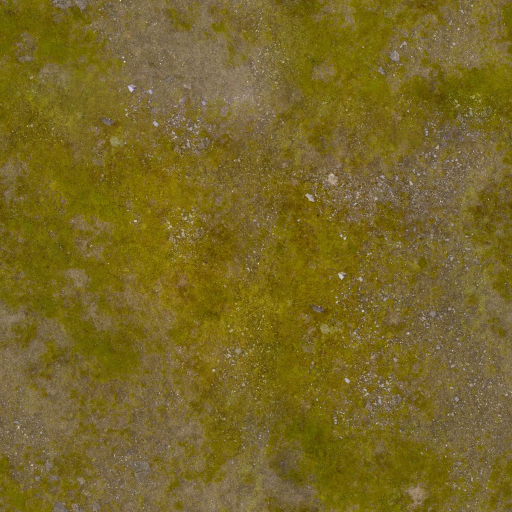
#> input picture assets/materials/aerial_grass_rock_c.webp, 1024 x 1024 px, given in place of aerial_grass_rock_c.webp_off.png, which was not available (shown at 1/2 size)
$ python sbs.py ../assets/materials/aerial_grass_rock_c.webp
#> lines starting #> are read from the running program, lines starting #| are printed output that depends on the picture; pictures that were not available may be replaced by others from this repository, and a replacement may not be noted
"""Side-by-side review images from shot pairs: shots/<name>_off.png | shots/<name>_on.png → shots/sbs_<name>.jpg.

usage: python tools/sbs.py name [name ...] [--labels "before" "after"]
"""
import os, sys
from PIL import Image, ImageDraw, ImageFont

SH = os.path.join(os.path.dirname(os.path.dirname(os.path.abspath(__file__))), 'shots')
args = sys.argv[1:]
labels = ('procedural (before)', 'photo materials (after)')
if '--labels' in args:
    i = args.index('--labels'); labels = (args[i + 1], args[i + 2]); args = args[:i] + args[i + 3:]
try:
    font = ImageFont.truetype('DejaVuSans-Bold.ttf', 26)
except OSError:
    font = ImageFont.load_default()
for name in args:
    a = Image.open(os.path.join(SH, f'{name}_off.png')).convert('RGB')
#> a is the input picture: PIL image 1024x1024 RGB; mean R, G, B 119.2, 102.2, 38.3
    b = Image.open(os.path.join(SH, f'{name}_on.png')).convert('RGB')
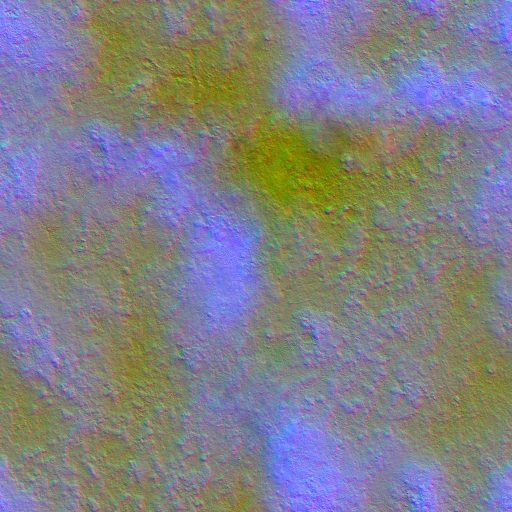
#> input picture assets/materials/aerial_grass_rock_n.webp, 1024 x 1024 px, given in place of aerial_grass_rock_c.webp_on.png, which was not available (shown at 1/2 size)
#> b is the input picture: PIL image 1024x1024 RGB; mean R, G, B 127.3, 127.7, 133.9
    w, h = a.size[0] // 2, a.size[1] // 2
#> w = 512; h = 512
    S = Image.new('RGB', (w * 2 + 8, h), (18, 18, 18))
#> S: PIL image 1032x512 RGB; every value is 18
    S.paste(a.resize((w, h), Image.LANCZOS), (0, 0)); S.paste(b.resize((w, h), Image.LANCZOS), (w + 8, 0))
#> after `S.paste(a.resize((w, h), Image.LANCZOS), (0, 0))`:
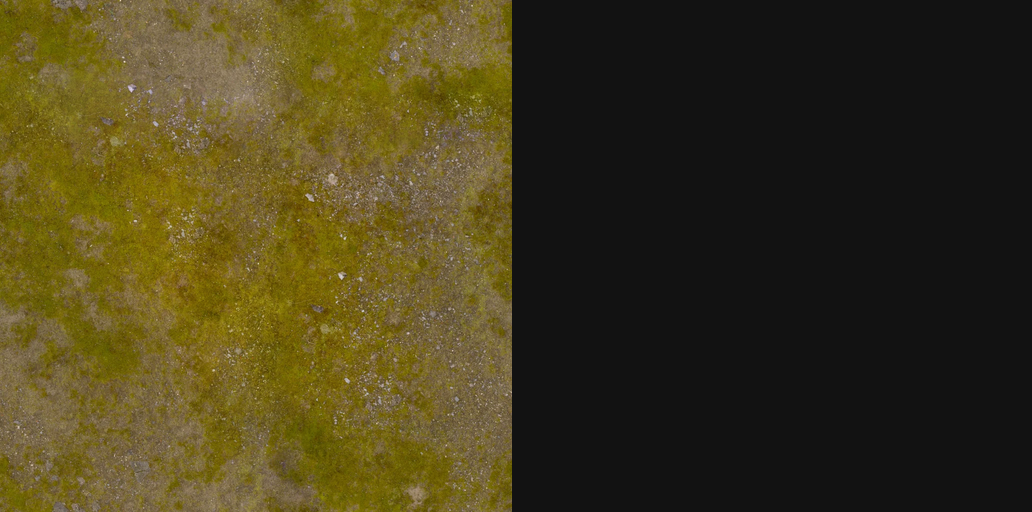
#> S: PIL image 1032x512 RGB; mean R, G, B 68.2, 59.8, 28.1
#> after `S.paste(b.resize((w, h), Image.LANCZOS), (w + 8, 0))`:
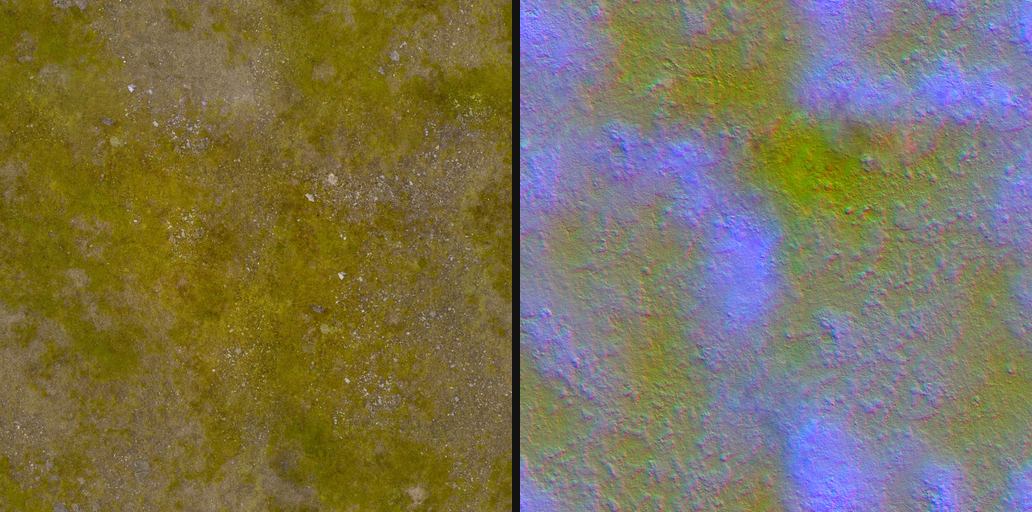
#> S: PIL image 1032x512 RGB; mean R, G, B 122.4, 114.2, 85.6
    d = ImageDraw.Draw(S)
    for x, t in ((14, labels[0]), (w + 22, labels[1])):
        d.text((x + 2, 14), t, font=font, fill=(0, 0, 0)); d.text((x, 12), t, font=font, fill=(255, 255, 255))
    out = os.path.join(SH, f'sbs_{name}.jpg')
    S.save(out, quality=90)
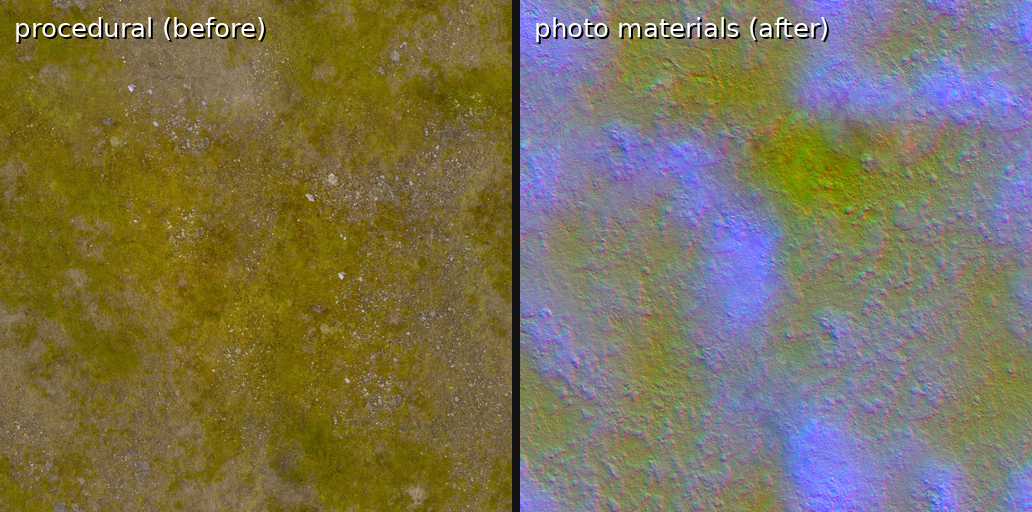
#> saved as aerial_grass_rock_c.webp.jpg: PIL image 1032x512 RGB; mean R, G, B 122.6, 114.5, 86.1
    print(out)
